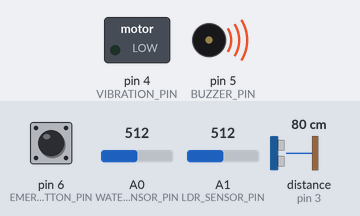
Simulated run of this sketch. Board: Arduino Uno, built with avr-gcc and run on an emulated ATmega328P. Shown: switched loads named in the sketch (green lamp = pin HIGH), buzzer (waves = sounding). Wiring (inferred from the names in the program): ultrasonic range finder: trigger pin 2; echo pin 3. Inputs (shaded band) come from the test bench; at power-on: distance to the obstacle (sensor on pin 3) 80 cm, A1 (LDR_SENSOR_PIN) = 512, A0 (WATER_SENSOR_PIN) = 512, pin 6 (EMERGENCY_BUTTON_PIN) HIGH. The echo pulse lasts 58.3 µs per cm; pins used as bus, display or sensor lines are not drawn.

Above: at 1.2 s.
1.3 s: distance to the obstacle (sensor on pin 3) set to 55 cm
4.3 s: distance to the obstacle (sensor on pin 3) set to 45 cm
At 4.72 s:
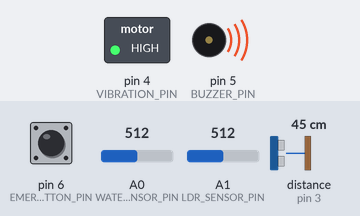
7.3 s: A1 (LDR_SENSOR_PIN) set to 591
10.3 s: A1 (LDR_SENSOR_PIN) set to 615
At 10.9 s:
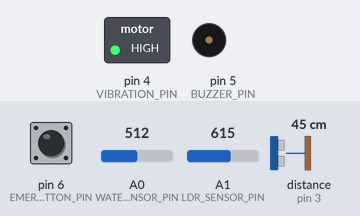
11.8 s: A0 (WATER_SENSOR_PIN) set to 306
13.3 s: A0 (WATER_SENSOR_PIN) set to 284
At 13.45 s:
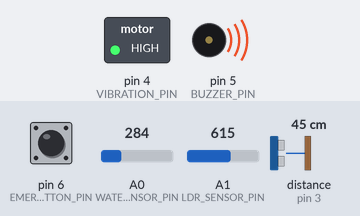
Timing chart, 0 to 16.3 s (numbered marks = the images above; inputs shaded):
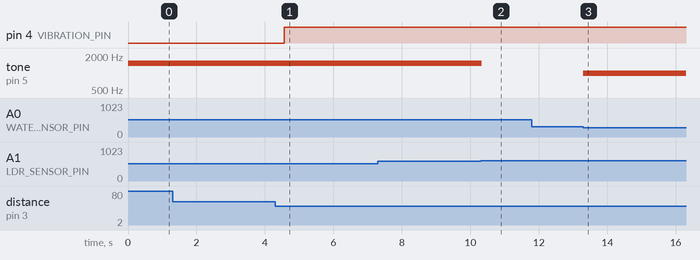

The sketch:

smart_cane_code.ino
```cpp
// Smart Cane for the Visually Impaired

// --- Pin Definitions ---
#define TRIG_PIN 2
#define ECHO_PIN 3
#define VIBRATION_PIN 4

#define WATER_SENSOR_PIN A0
#define LDR_SENSOR_PIN A1
#define BUZZER_PIN 5

#define EMERGENCY_BUTTON_PIN 6
#define BLUETOOTH_TX 7
#define BLUETOOTH_RX 8
#define GPS_RX 9
#define GPS_TX 10

// --- Constants ---
#define OBSTACLE_THRESHOLD 50  // cm
#define WATER_THRESHOLD 300
#define DARKNESS_THRESHOLD 600

#include <SoftwareSerial.h>

SoftwareSerial bluetooth(BLUETOOTH_TX, BLUETOOTH_RX);  // TX, RX
SoftwareSerial gps(GPS_RX, GPS_TX);                    // RX, TX

void setup() {
  pinMode(TRIG_PIN, OUTPUT);
  pinMode(ECHO_PIN, INPUT);
  pinMode(VIBRATION_PIN, OUTPUT);

  pinMode(WATER_SENSOR_PIN, INPUT);
  pinMode(LDR_SENSOR_PIN, INPUT);
  pinMode(BUZZER_PIN, OUTPUT);

  pinMode(EMERGENCY_BUTTON_PIN, INPUT_PULLUP);

  bluetooth.begin(9600);
  gps.begin(9600);

  Serial.begin(9600);
}

void loop() {
  checkObstacle();
  checkWater();
  checkDarkness();
  checkEmergencyButton();
}

void checkObstacle() {
  long duration;
  digitalWrite(TRIG_PIN, LOW);
  delayMicroseconds(2);
  digitalWrite(TRIG_PIN, HIGH);
  delayMicroseconds(10);
  digitalWrite(TRIG_PIN, LOW);

  duration = pulseIn(ECHO_PIN, HIGH);
  int distance = duration * 0.034 / 2;

  if (distance > 0 && distance < OBSTACLE_THRESHOLD) {
    digitalWrite(VIBRATION_PIN, HIGH);
  } else {
    digitalWrite(VIBRATION_PIN, LOW);
  }
}

void checkWater() {
  int waterVal = analogRead(WATER_SENSOR_PIN);
  if (waterVal < WATER_THRESHOLD) {
    tone(BUZZER_PIN, 1000);  // tone 1
    delay(300);
    noTone(BUZZER_PIN);
  }
}

void checkDarkness() {
  int lightVal = analogRead(LDR_SENSOR_PIN);
  if (lightVal < DARKNESS_THRESHOLD) {
    tone(BUZZER_PIN, 1500);  // tone 2
    delay(300);
    noTone(BUZZER_PIN);
  }
}

void checkEmergencyButton() {
  static bool sent = false;
  if (digitalRead(EMERGENCY_BUTTON_PIN) == LOW && !sent) {
    sent = true;

    String gpsData = "";
    unsigned long startTime = millis();
    while (millis() - startTime < 5000) {
      if (gps.available()) {
        gpsData += char(gps.read());
      }
    }

    // Normally you'd parse GPS NMEA to extract lat/lon, but here we send raw data
    bluetooth.println("EMERGENCY! User Location:");
    bluetooth.println(gpsData);
  }

  if (digitalRead(EMERGENCY_BUTTON_PIN) == HIGH) {
    sent = false; // Reset after button release
  }
}
```

Measured:
- the behaviour switches between 51 and 50 cm on distance to the obstacle (sensor on pin 3) (found by bisection; images 0 and 1)
- the behaviour switches between 599 and 600 on A1 (LDR_SENSOR_PIN) (found by bisection; images 1 and 2)
- the behaviour switches between 300 and 299 on A0 (WATER_SENSOR_PIN) (found by bisection; images 2 and 3)
- after the input at 4.3 s, pin 4 (VIBRATION_PIN): LOW → HIGH after 0.27 s
- after the input at 10.3 s, tone on pin 5 (BUZZER_PIN): 1500 Hz → silent at once
- after the input at 11.8 s, every drawn part: stays the same
- after the input at 13.3 s, tone on pin 5 (BUZZER_PIN): silent → 1000 Hz at once
